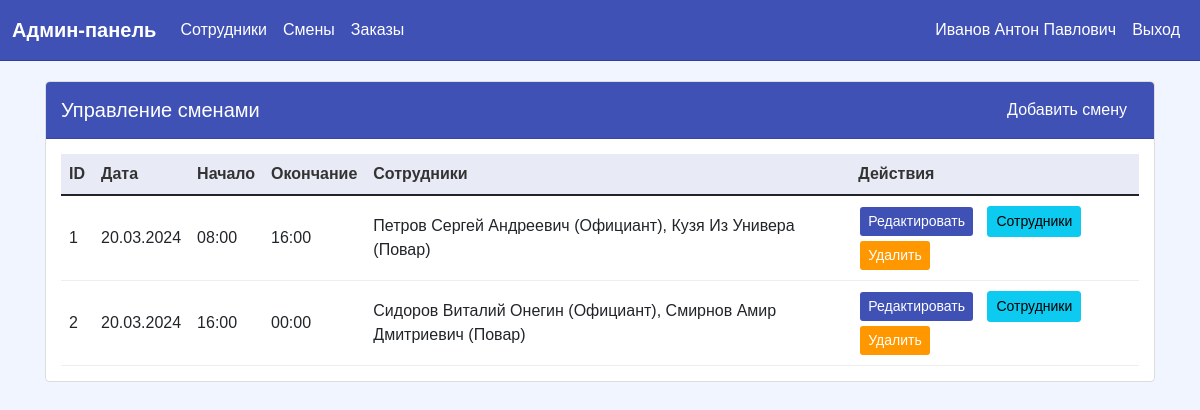
The app's page /admin/shifts.php (signed in) with its own data.
### tables this page shows
CREATE TABLE `shifts` (
  `id` int(11) NOT NULL,
  `date` date NOT NULL,
  `start_time` time NOT NULL,
  `end_time` time NOT NULL
);

### admin/shifts.php (the view, shortened to what this page needs)
<?php require_once 'templates/header.php'; ?>
<div class="container">
    <div class="card">
        <div class="card-header d-flex justify-content-between align-items-center">
            <h5 class="mb-0">Управление сменами</h5>
            <button type="button" class="btn btn-success" data-bs-toggle="modal" data-bs-target="#addShiftModal">
                Добавить смену
            </button>
        </div>
        <div class="card-body">
            <div class="table-responsive">
                <table class="table">
                    <thead>
                        <tr>
                            <th>ID</th>
                            <th>Дата</th>
                            <th>Начало</th>
                            <th>Окончание</th>
                            <th>Сотрудники</th>
                            <th>Действия</th>
                        </tr>
                    </thead>
                    <tbody>
                        <?php
                        $db = require_once '../config/database.php';
                        try {
                            $query = "SELECT s.*,
                                     GROUP_CONCAT(CONCAT(u.full_name, ' (', r.name, ')') SEPARATOR ', ') as employees
                                     FROM shifts s
                                     LEFT JOIN shift_employees se ON s.id = se.shift_id
                                     LEFT JOIN users u ON se.employee_id = u.id
                                     LEFT JOIN roles r ON u.role_id = r.id
                                     GROUP BY s.id
                                     ORDER BY s.date DESC, s.start_time";
                            $stmt = $db->prepare($query);
                            $stmt->execute();
                            while ($row = $stmt->fetch()) {
                                echo "<tr>";
                                echo "<td>" . htmlspecialchars($row['id']) . "</td>";
                                echo "<td>" . htmlspecialchars(date('d.m.Y', strtotime($row['date']))) . "</td>";
                                echo "<td>" . htmlspecialchars(date('H:i', strtotime($row['start_time']))) . "</td>";
                                echo "<td>" . htmlspecialchars(date('H:i', strtotime($row['end_time']))) . "</td>";
                                echo "<td>" . htmlspecialchars($row['employees'] ?: 'Нет сотрудников') . "</td>";
                                echo "<td>
                                        <button class='btn btn-success btn-sm me-2' onclick='editShift(" . $row['id'] . ")'>
                                            Редактировать
                                        </button>
                                        <button class='btn btn-info btn-sm me-2' onclick='manageEmployees(" . $row['id'] . ")'>
                                            Сотрудники
                                        </button>
                                        <button class='btn btn-danger btn-sm' onclick='deleteShift(" . $row['id'] . ")'>
                                            Удалить
                                        </button>
                                    </td>";
                                echo "</tr>";
                            }
                        } catch(PDOException $e) {
                            echo "<tr><td colspan='6' class='text-danger'>Ошибка при получении данных: " . $e->getMessage() . "</td></tr>";
                        }
                        ?>
                    </tbody>
                </table>
            </div>
        </div>
    </div>
</div>
<?php require_once 'templates/footer.php'; ?>

### style/admin.css (style rules this page uses)
body { background-color: #f0f5ff; min-height: 100vh; margin: 0; padding: 0; font-family: Arial, sans-serif; }
.container { padding: 20px 15px; }
.card { background: white; border-radius: 4px; border: 1px solid #ddd; margin-bottom: 20px; }
.card-header { background-color: #3f51b5; color: white; border-radius: 4px 4px 0 0 !important; padding: 10px 15px; font-weight: 500; }
.card-body { padding: 15px; }
.btn-success { background-color: #3f51b5; border: none; border-radius: 3px; padding: 6px 12px; font-weight: 500; }
.btn-danger { background-color: #ff9800; border: none; border-radius: 3px; padding: 6px 12px; font-weight: 500; }
.table { width: 100%; margin-bottom: 0; }
.table th { background-color: #e8eaf6; color: #333; font-weight: 600; border: none; }
.table td { vertical-align: middle; border-color: #eee; }
.table .btn { margin: 2px; padding: 4px 8px; font-size: 14px; border-radius: 3px; }
.table .btn-success { background-color: #3f51b5; color: white; border: none; }
.table .btn-danger { background-color: #ff9800; color: white; border: none; }

### records on screen
shifts: id "1", date "20.03.2024", start_time "08:00", end_time "16:00", employees "Петров Сергей Андреевич (Официант), Кузя Из Универа (Повар)"
shifts: id "2", date "20.03.2024", start_time "16:00", end_time "00:00", employees "Сидоров Виталий Онегин (Официант), Смирнов Амир Дмитриевич (Повар)"

### other values on screen
$_SESSION['full_name'] "Иванов Антон Павлович"
